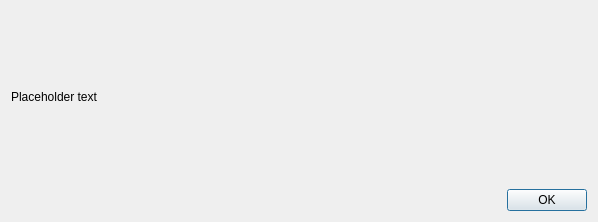
<?xml version="1.0" encoding="UTF-8"?>
<ui version="4.0">
    <class>StartOptionsDialog</class>
    <widget class="QDialog" name="StartOptionsDialog">
        <property name="geometry">
            <rect>
                <x>0</x>
                <y>0</y>
                <width>598</width>
                <height>222</height>
            </rect>
        </property>
        <property name="sizePolicy">
            <sizepolicy hsizetype="Preferred" vsizetype="Minimum">
                <horstretch>0</horstretch>
                <verstretch>0</verstretch>
            </sizepolicy>
        </property>
        <property name="minimumSize">
            <size>
                <width>550</width>
                <height>0</height>
            </size>
        </property>
        <property name="windowTitle">
            <string>Invalid Seedphrase</string>
        </property>
        <layout class="QVBoxLayout" name="verticalLayout">
            <property name="sizeConstraint">
                <enum>QLayout::SetMinimumSize</enum>
            </property>
            <item>
                <widget class="QLabel" name="ErrorLable">
                    <property name="text">
                        <string notr="true">Placeholder text</string>
                    </property>
                    <property name="textFormat">
                        <enum>Qt::RichText</enum>
                    </property>
                    <property name="wordWrap">
                        <bool>true</bool>
                    </property>
                </widget>
            </item>
            <item>
                <widget class="QDialogButtonBox" name="buttonBox">
                    <property name="orientation">
                        <enum>Qt::Horizontal</enum>
                    </property>
                    <property name="standardButtons">
                        <set>QDialogButtonBox::Ok</set>
                    </property>
                </widget>
            </item>
        </layout>
    </widget>
    <resources/>
    <connections>
        <connection>
            <sender>buttonBox</sender>
            <signal>accepted()</signal>
            <receiver>StartOptionsDialog</receiver>
            <slot>accept()</slot>
            <hints>
                <hint type="sourcelabel">
                    <x>20</x>
                    <y>20</y>
                </hint>
                <hint type="destinationlabel">
                    <x>20</x>
                    <y>20</y>
                </hint>
            </hints>
        </connection>
        <connection>
            <sender>buttonBox</sender>
            <signal>rejected()</signal>
            <receiver>StartOptionsDialog</receiver>
            <slot>reject()</slot>
            <hints>
                <hint type="sourcelabel">
                    <x>20</x>
                    <y>20</y>
                </hint>
                <hint type="destinationlabel">
                    <x>20</x>
                    <y>20</y>
                </hint>
            </hints>
        </connection>
    </connections>
</ui>
